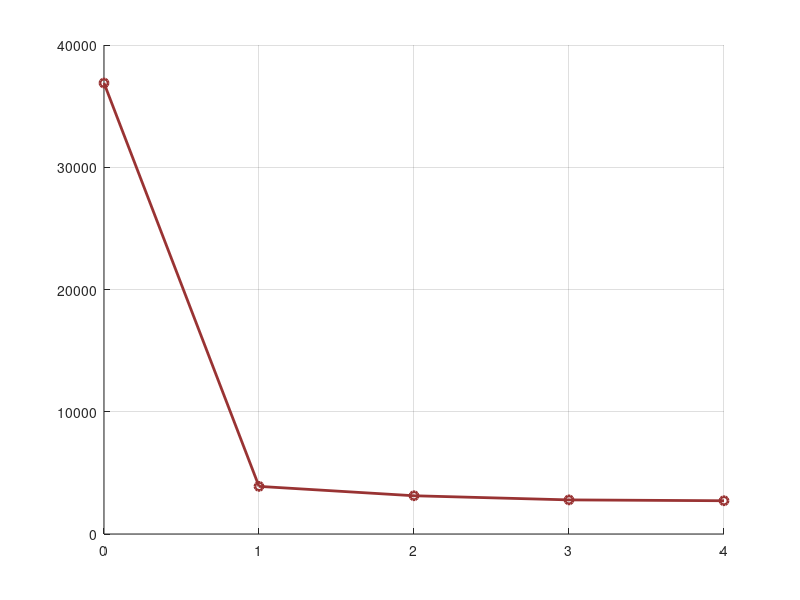

This chart was generated by the following MATLAB code: (Note: this script raises an error after producing the figure.)
data = [];
data_points = 0;
builds = {};

%%
% number of cycles = CPU_CLK_UNHALTED.REF_TSC
% number of flops = FP_COMP_OPS_EXE.SSE_SCALAR_DOUBLE +
%                   FP_COMP_OPS_EXE.SSE_SCALAR_SINGLE + 
%                   FP_COMP_OPS_EXE.X87
%% B003 [Baseline] doubles, N=1
% -O3 -g
N=1;
num_messages = 442075;
num_flops = 13974020961 + 0 + 2334003501;
num_cycles = 355138532707; % reported by vTune
num_cycles_print = 358095519066; % reported by the program itself
runtime_sec = 107.862;
bandwidth_GB_sec = 1.597;

data = [data;data_points, num_flops/num_messages];
data_points = data_points + 1;
builds = [builds, {'Baseline'}];

%% B030 floats, N=10
% -O3 -g
N=10;
num_messages = 884068;
num_flops = 2052003078 + 576000864 + 816001224;
num_cycles = 59584089376; % reported by vTune
num_cycles_print = 5873471722; % reported by the program itself
runtime_sec = 18.097;
bandwidth_GB_sec = 0.931;

data = [data;data_points, num_flops/num_messages];
data_points = data_points + 1;
builds = [builds, {'B030'}];

%% B032 floats, N=10
% -O3 -g
N=10;
num_messages = 884068;
num_flops = 1470002205 + 582000873 + 714001071;
num_cycles = 52960079440; % reported by vTune
num_cycles_print = 5584797774; % reported by the program itself
runtime_sec = 16.085;
bandwidth_GB_sec = 0.941;

data = [data;data_points, num_flops/num_messages];
data_points = data_points + 1;
builds = [builds, {'B032'}];

%% B036 floats, N=10
% -O3 -g
N=10;
num_messages = 260215;
num_flops = 456000684 + 60000090 + 210000315;
num_cycles = 23580035370;
runtime_sec = 7.162;
bandwidth_GB_sec = 1.169;

data = [data;data_points, num_flops/num_messages];
data_points = data_points + 1;
builds = [builds, {'B036'}];

%% B040 floats, N=10
% -O3 -g
N=10;
num_messages = 260215;
num_flops = 420000630 + 66000099 + 222000333;
num_cycles = 21540032310;
runtime_sec = 6.542;
bandwidth_GB_sec = 1.293;

data = [data;data_points, num_flops/num_messages];
data_points = data_points + 1;
builds = [builds, {'B040'}];

%% Flop/message plot styling
fontsize = 14;
figure; hold on; grid on;
p=plot(data(:,1), data(:,2), '-o', 'linewidth', 2);
set(p(1),'color',[0.6 0.2 0.2]);
y = ylabel('[flops/message]','rot',0, 'fontsize', fontsize);
set(y, 'position', [0.43,1.03*10^5,0]);
xlabel('Build', 'fontsize', fontsize);
set(gca,'XTick',0:1:(data_points-1));
set(gca,'XTickLabel',builds, 'fontsize',fontsize);
set(gca,'YScale','log')

print(gcf, '-r150', 'flops_per_message.png', '-dpng');
saveas(gcf, 'flops_per_message', 'pdf')
